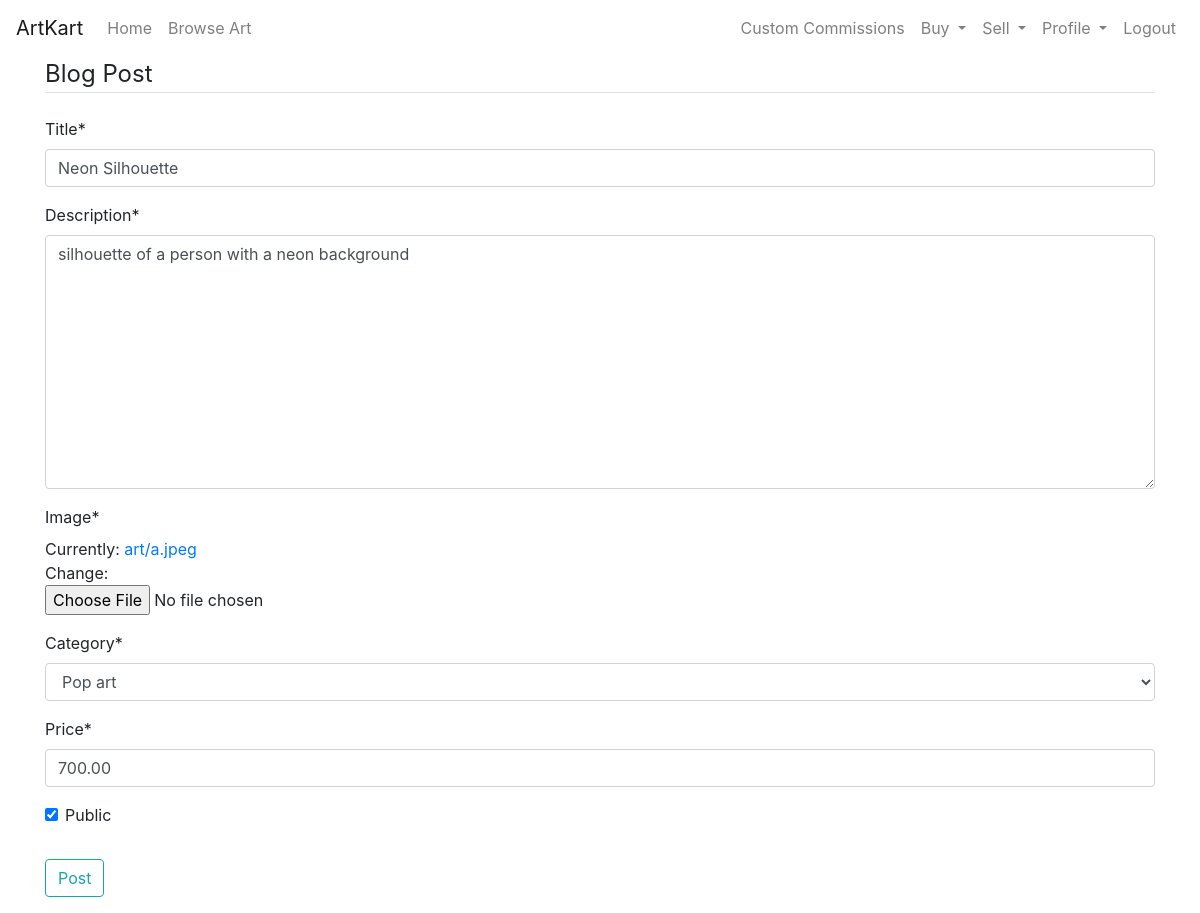
/post/14/update/ (signed in), run on the app's committed database.
### blog/models.py (models this page shows, shortened)
class Post(models.Model):
    title = models.CharField(max_length=100)
    description = models.TextField()
    date_posted = models.DateTimeField(default=timezone.now)
    author = models.ForeignKey(User, on_delete=models.CASCADE)
    image = models.ImageField(default='default.jpg', upload_to='art')
    public = models.BooleanField(default=False)
    price = models.DecimalField(max_digits=7, decimal_places=2, default=0.00)
    category = models.CharField(max_length=20, choices=category_list, default=category_list[-1][0])

### blog/views.py (the view, shortened to what this page needs)
# urls.py: path('post/<int:pk>/update/', PostUpdateView.as_view(), name='post-update'),
class PostUpdateView(LoginRequiredMixin, UserPassesTestMixin, UpdateView):
    model = Post
    fields = ['title', 'description', 'image', 'category', 'price', 'public']
    def test_func(self):
        post = self.get_object()
        if self.request.user == post.author:
            return True
        return False

### blog/templates/blog/post_form.html (shortened to what this page needs)
{% extends "blog/base.html" %}
{% load crispy_forms_tags %}
{% block content %}
<div class="container">
    <div class="row">
        <div class="col">
            <div class="content-section">
                <form method="POST" enctype="multipart/form-data">
                    <fieldset class="form-group">
                        <legend class="border-bottom mb-4">Blog Post</legend>
                        {{ form|crispy }}
                    </fieldset>
                    <div class="form-group">
                        <button class="btn btn-outline-info" type="submit">Post</button>
                    </div>
                </form>
            </div>
        </div>
    </div>
</div>
{% endblock content %}

### data on the page
Post: title "Neon Silhouette", description "silhouette of a person with a neon background", category "Pop art", price "700.00", public "☑"
